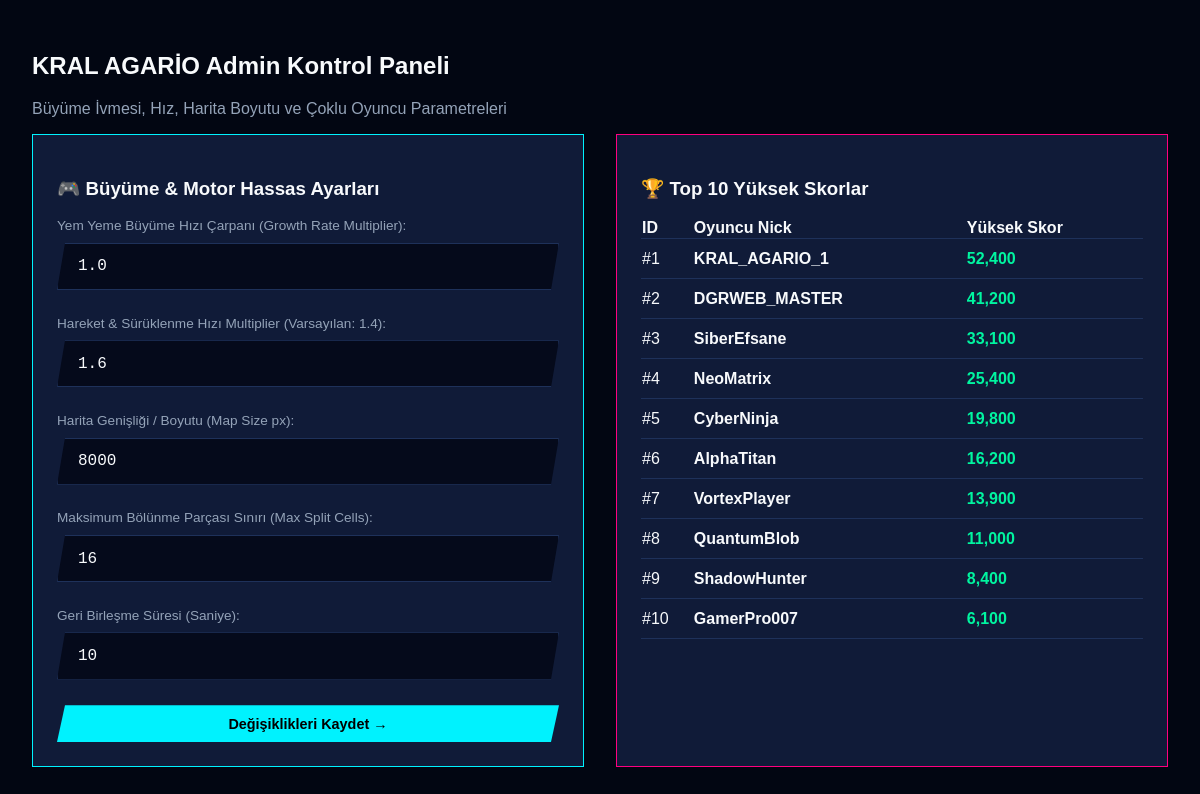
Before: /admin.php (signed in) with the older database file.
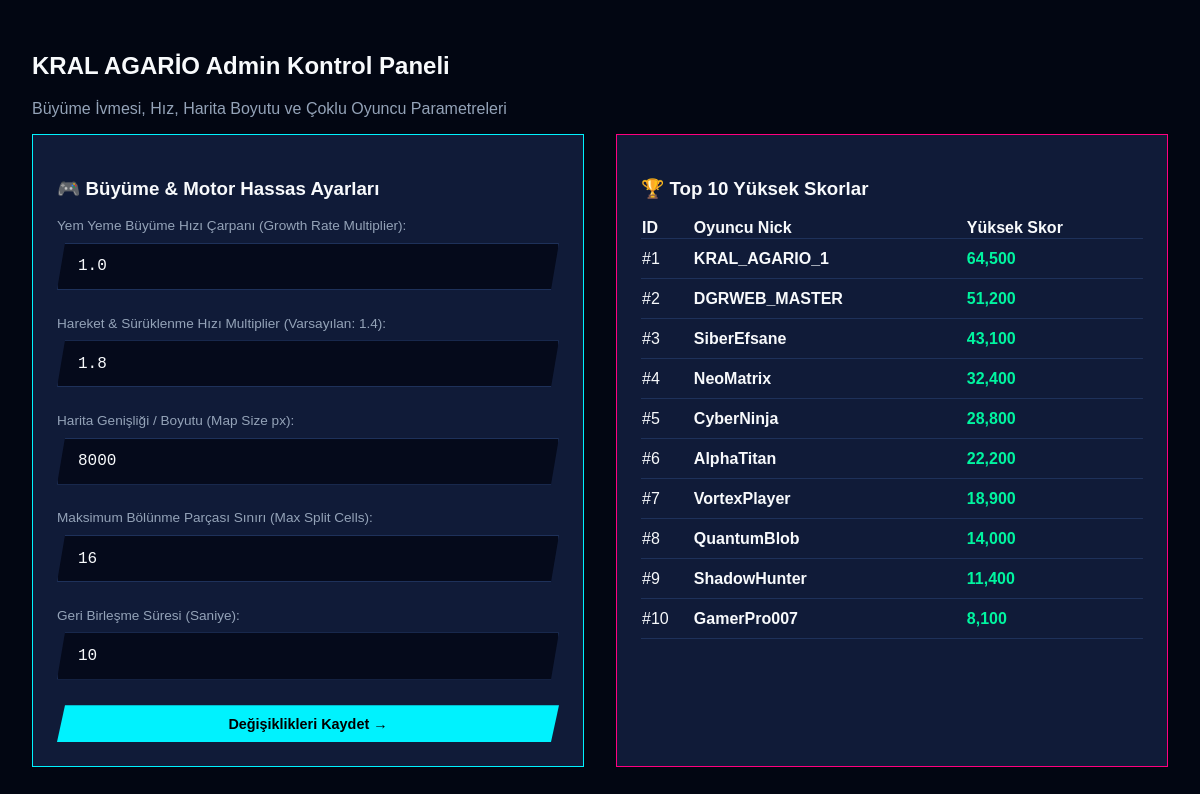
After: the same page with the newer database file.
### tables this page shows
CREATE TABLE IF NOT EXISTS game_leaderboards (
  id INT UNSIGNED NOT NULL AUTO_INCREMENT,
  player_nick VARCHAR(50) NOT NULL,
  game_key VARCHAR(50) NOT NULL DEFAULT 'kralagario',
  high_score INT UNSIGNED NOT NULL DEFAULT 0,
  created_at TIMESTAMP NOT NULL DEFAULT CURRENT_TIMESTAMP ON UPDATE CURRENT_TIMESTAMP,
  PRIMARY KEY (id)
);

### config.php (called while the page is built, shortened)
<?php
function db(): ?PDO
{
    static $pdo = null;
    if ($pdo instanceof PDO) return $pdo;
    $dsn = sprintf('mysql:host=%s;port=%s;dbname=%s;charset=utf8mb4', DB_HOST, DB_PORT, DB_NAME);
    try {
        $pdo = new PDO($dsn, DB_USER, DB_PASS, [
            PDO::ATTR_ERRMODE            => PDO::ERRMODE_EXCEPTION,
            PDO::ATTR_DEFAULT_FETCH_MODE => PDO::FETCH_ASSOC,
            PDO::ATTR_EMULATE_PREPARES   => false,
            PDO::ATTR_TIMEOUT            => 3,
        ]);
        return $pdo;
    } catch (PDOException $e) {
        $failed = true;
        return null;
    }
}
function get_game_settings(): array {
    $defaults = [
        'game_speed' => '1.4',
        'growth_rate' => '1.0',
        'max_split_cells' => '16',
        'map_size' => '8000',
        'remerge_time_sec' => '10',
        'rgb_speed' => '2'
    ];
    $pdo = db();
    try {
        $rows = $pdo->query("SELECT setting_key, setting_value FROM game_settings")->fetchAll();
        foreach ($rows as $r) {
            $defaults[$r['setting_key']] = $r['setting_value'];
        }
    } catch (Throwable $t) {}
    return $defaults;
}
function e(?string $v): string {
    return htmlspecialchars((string)$v, ENT_QUOTES | ENT_SUBSTITUTE, 'UTF-8');
}

### admin.php (the view, shortened to what this page needs)
<?php
require __DIR__ . '/config.php';
$pdo = db();
    ?>
    <?php
$settings = get_game_settings();
$scores = $pdo ? $pdo->query("SELECT * FROM game_leaderboards ORDER BY high_score DESC LIMIT 10")->fetchAll() : [];
?>
<!DOCTYPE html>
<html lang="tr">
<head>
    <link rel="stylesheet" href="assets/style.css">
</head>
<body style="padding:2rem; overflow-y:auto;">
    <h2>KRAL AGARİO Admin Kontrol Paneli</h2>
    <p style="color:var(--text-muted);">Büyüme İvmesi, Hız, Harita Boyutu ve Çoklu Oyuncu Parametreleri</p>
    <div style="display:grid; grid-template-columns: 1fr 1fr; gap:2rem;">
        <div style="background:var(--bg-card); padding:1.5rem; border:1px solid var(--primary-cyan);">
            <h3>🎮 Büyüme & Motor Hassas Ayarları</h3>
            <form method="post" style="margin-top:1rem;">
                <div style="margin-bottom:1rem;">
                    <label style="display:block; color:var(--text-muted); font-size:0.85rem;">Yem Yeme Büyüme Hızı Çarpanı (Growth Rate Multiplier):</label>
                    <input type="text" name="growth_rate" class="nick-input" style="text-align:left;" value="<?= e($settings['growth_rate']) ?>">
                </div>
                <div style="margin-bottom:1rem;">
                    <label style="display:block; color:var(--text-muted); font-size:0.85rem;">Hareket & Sürüklenme Hızı Multiplier (Varsayılan: 1.4):</label>
                    <input type="text" name="game_speed" class="nick-input" style="text-align:left;" value="<?= e($settings['game_speed']) ?>">
                </div>
                <div style="margin-bottom:1rem;">
                    <label style="display:block; color:var(--text-muted); font-size:0.85rem;">Harita Genişliği / Boyutu (Map Size px):</label>
                    <input type="number" name="map_size" class="nick-input" style="text-align:left;" value="<?= e($settings['map_size']) ?>">
                </div>
                <div style="margin-bottom:1rem;">
                    <label style="display:block; color:var(--text-muted); font-size:0.85rem;">Maksimum Bölünme Parçası Sınırı (Max Split Cells):</label>
                    <input type="number" name="max_split_cells" class="nick-input" style="text-align:left;" value="<?= e($settings['max_split_cells']) ?>">
                </div>
                <div style="margin-bottom:1rem;">
                    <label style="display:block; color:var(--text-muted); font-size:0.85rem;">Geri Birleşme Süresi (Saniye):</label>
                    <input type="number" name="remerge_time_sec" class="nick-input" style="text-align:left;" value="<?= e($settings['remerge_time_sec']) ?>">
                </div>
                <button type="submit" class="cyber-btn" style="width:100%;">Değişiklikleri Kaydet →</button>
            </form>
        </div>
        <div style="background:var(--bg-card); padding:1.5rem; border:1px solid var(--accent-pink);">
            <h3>🏆 Top 10 Yüksek Skorlar</h3>
            <table style="width:100%; border-collapse:collapse; margin-top:1rem;">
                <thead>
                    <tr style="text-align:left; border-bottom:1px solid var(--border-color);">
                        <th>ID</th><th>Oyuncu Nick</th><th>Yüksek Skor</th>
                    </tr>
                </thead>
                <tbody>
                    <?php foreach ($scores as $s): ?>
                        <tr style="border-bottom:1px solid var(--border-color); height:40px;">
                            <td>#<?= $s['id'] ?></td>
                            <td><strong><?= e($s['player_nick']) ?></strong></td>
                            <td><span style="color:var(--accent-emerald); font-weight:700;"><?= number_format($s['high_score']) ?></span></td>
                        </tr>
                    <?php endforeach; ?>
                </tbody>
            </table>
        </div>
    </div>
</body>
</html>

Changed rows visible on the page:
changed game_leaderboards "KRAL_AGARIO_1": high_score "52,400" → "64,500"
changed game_leaderboards "DGRWEB_MASTER": high_score "41,200" → "51,200"
changed game_leaderboards "SiberEfsane": high_score "33,100" → "43,100"
changed game_leaderboards "NeoMatrix": high_score "25,400" → "32,400"
changed game_leaderboards "CyberNinja": high_score "19,800" → "28,800"
changed game_leaderboards "AlphaTitan": high_score "16,200" → "22,200"
changed game_leaderboards "VortexPlayer": high_score "13,900" → "18,900"
changed game_leaderboards "QuantumBlob": high_score "11,000" → "14,000"
changed game_leaderboards "ShadowHunter": high_score "8,400" → "11,400"
changed game_leaderboards "GamerPro007": high_score "6,100" → "8,100"
Other visible differences:
form field game_speed: "1.6" → "1.8"
